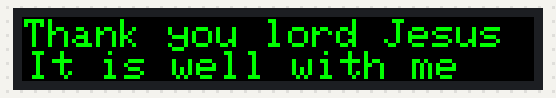
Bench run of a sketch on a simulated ESP32. Shown: 256×32 colour display. What the sketch prints to the serial monitor is not drawn.

Above: at 0.1 s.

The sketch:

Mediboard_ESP32_code.ino
```cpp
#include <ESP32-VirtualMatrixPanel-I2S-DMA.h>

#define PANEL_RES_X 64
#define PANEL_RES_Y 32
#define PANEL_CHAIN 4

MatrixPanel_I2S_DMA *dma_display = nullptr;
uint16_t myBLACK, myRED, myGREEN, myBLUE;

void setup() {
  Serial.begin(115200);
  Serial.println("Starting matrix test...");

  HUB75_I2S_CFG mxconfig(PANEL_RES_X, PANEL_RES_Y, PANEL_CHAIN);

  // Double-check these GPIO assignments match your wiring!
  mxconfig.gpio.r1 = 25;
  mxconfig.gpio.g1 = 26;
  mxconfig.gpio.b1 = 27;
  mxconfig.gpio.r2 = 14;
  mxconfig.gpio.g2 = 12;
  mxconfig.gpio.b2 = 13;
  mxconfig.gpio.a = 23;
  mxconfig.gpio.b = 22;
  mxconfig.gpio.c = 5;
  mxconfig.gpio.d = 17;
  mxconfig.gpio.e = 32;     // Only needed for 64x64 or larger
  mxconfig.gpio.lat = 4;
  mxconfig.gpio.oe = 15;
  mxconfig.gpio.clk = 16;

  mxconfig.clkphase = false;
  mxconfig.driver = HUB75_I2S_CFG::FM6124;

  dma_display = new MatrixPanel_I2S_DMA(mxconfig);

  if (dma_display->begin()) {
    Serial.println("Matrix initialized successfully!");
  } else {
    Serial.println("Matrix initialization failed!");
    while(1); // halt
  }

  dma_display->setBrightness8(50);  // adjust brightness (0-255)
  dma_display->clearScreen();

  // Initialize colors
  myBLACK = dma_display->color565(0, 0, 0);
  myRED   = dma_display->color565(255, 0, 0);
  myGREEN = dma_display->color565(0, 255, 0);
  myBLUE  = dma_display->color565(0, 0, 255);

  // Display text
  dma_display->setTextSize(2);                  // Text scale
  dma_display->setTextColor(myGREEN);           // Text color
  dma_display->setCursor(1, 1);                // Position (x,y)
  dma_display->print("Thank you lord Jesus");
    dma_display->setTextSize(2);                  // Text scale
  dma_display->setTextColor(myGREEN);           // Text color
  dma_display->setCursor(3, 17);                // Position (x,y)
  dma_display->print("It is well with me");               // Print text
}

void loop() {
  // Nothing for now (static text)
}
```
